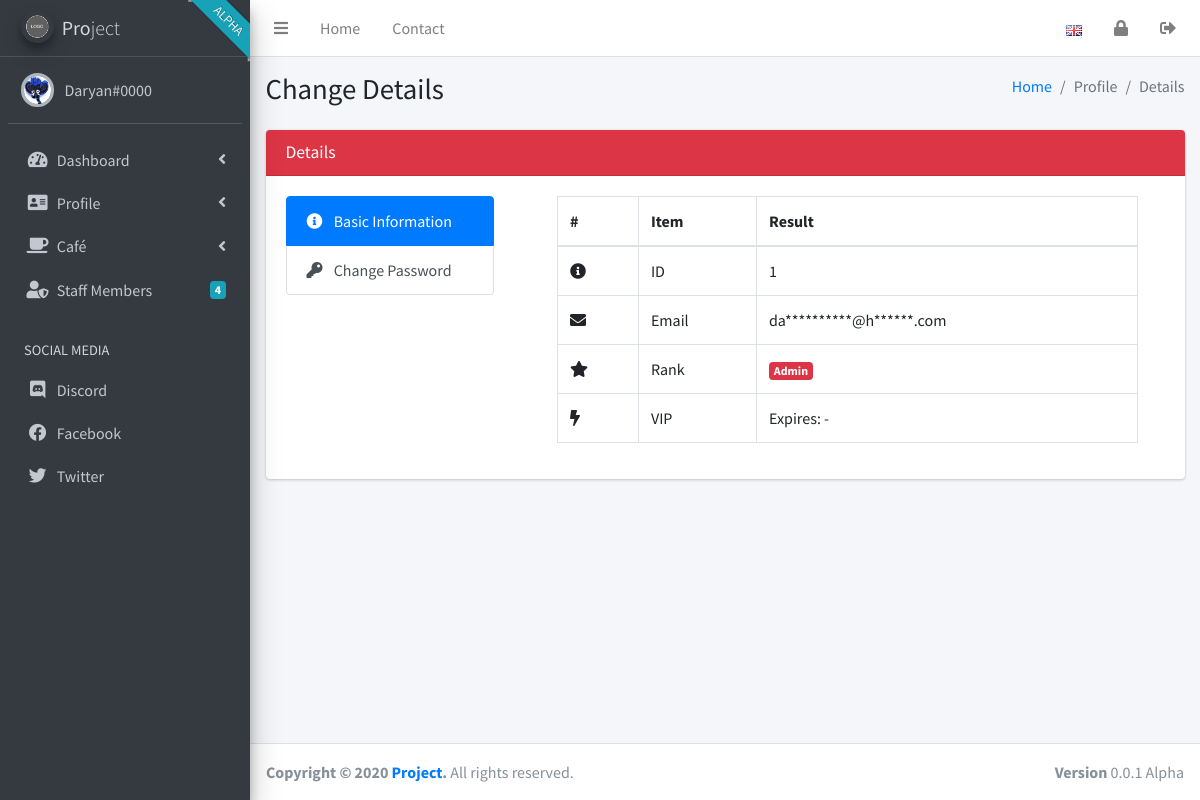
Screenshot of /profile/details.php (signed in) with the database file from the repository.
### tables this page shows
CREATE TABLE `users` (
  `PlayerID` int(11) NOT NULL,
  `Username` text NOT NULL,
  `NameID` int(11) NOT NULL,
  `Password` text NOT NULL,
  `PrivLevel` int(11) NOT NULL,
  `TitleNumber` int(11) NOT NULL,
  `FirstCount` int(11) NOT NULL,
  `CheeseCount` int(11) NOT NULL,
  `ShamanCheeses` int(11) NOT NULL,
  `ShopCheeses` int(11) NOT NULL,
  `ShopFraises` int(11) NOT NULL,
  `ShamanSaves` int(11) NOT NULL,
  `HardModeSaves` int(11) NOT NULL,
  `DivineModeSaves` int(11) NOT NULL,
  `BootcampCount` int(11) NOT NULL,
  `ShamanType` int(11) NOT NULL,
  `Look` text NOT NULL,
  `MouseColor` text NOT NULL,
  `ShamanColor` text NOT NULL,
  `RegDate` int(11) NOT NULL,
  `CheeseTitleList` text NOT NULL,
  `FirstTitleList` text NOT NULL,
  `BootcampTitleList` text NOT NULL,
  `ShamanTitleList` text NOT NULL,
  `HardModeTitleList` text NOT NULL,
  `DivineModeTitleList` text NOT NULL,
  `ShopTitleList` text NOT NULL,
  `SpecialTitleList` text NOT NULL,
  `ShopItems` text NOT NULL,
  `ShamanItems` text NOT NULL,
  `ShamanEquipedItems` text NOT NULL,
  `Clothes` text NOT NULL,
  `ShopBadges` text NOT NULL,
  `TotemItemCount` int(11) NOT NULL,
  `Totem` text NOT NULL,
  `BanHours` int(11) NOT NULL,
  `Email` text NOT NULL,
  `MapCrew` tinyint(1) NOT NULL,
  `LuaDev` tinyint(1) NOT NULL,
  `FunCorp` tinyint(1) NOT NULL,
  `ShamanLevel` int(11) NOT NULL,
  `ShamanExp` int(11) NOT NULL,
  `ShamanExpNext` int(11) NOT NULL,
  `Skills` text NOT NULL,
  `LastOn` int(11) NOT NULL,
  `Gender` int(11) NOT NULL,
  `MarriageID` int(11) NOT NULL,
  `LastDivorceTimer` int(11) NOT NULL,
  `TribeCode` int(11) NOT NULL,
  `TribeRank` int(11) NOT NULL,
  `Karma` int(11) NOT NULL,
  `TribunalCorrect` int(11) NOT NULL,
  `TribunalIncorrect` int(11) NOT NULL,
  `ElectionVoted` tinyint(1) NOT NULL,
  `Gifts` text NOT NULL,
  `Messages` text NOT NULL,
  `SurvivorStats` text NOT NULL,
  `RacingStats` text NOT NULL,
  `ShamanBadges` text NOT NULL,
  `EquipedShamanBadge` int(11) NOT NULL,
  `Consumables` text NOT NULL,
  `EquipedConsumables` text NOT NULL,
  `Letters` text NOT NULL,
  `Pet` int(11) NOT NULL,
  `PetEnd` int(11) NOT NULL,
  `IceCoins` int(11) NOT NULL,
  `IceTokens` int(11) NOT NULL,
  `VipTime` int(11) NOT NULL,
  `Time` int(11) NOT NULL,
  `GodFather` text NOT NULL,
  `RoundsCount` int(11) NOT NULL,
  `MuteTime` int(11) NOT NULL,
  `MuteReason` text NOT NULL,
  `PermaBanned` tinyint(1) NOT NULL,
  `BanTime` int(11) NOT NULL,
  `BanReason` text NOT NULL,
  `NameColor` text NOT NULL,
  `forum` int(1) NOT NULL DEFAULT '0'
);

### langs/lang_driver.php (called while the page is built, shortened)
<?php
function item($section, $name)
{
    return json_decode(file_get_contents(__DIR__ . '/' . SYS_LANG . '.json'), true)[$section][$name];
}
?>

### includes/staffCount.inc.php (called while the page is built, shortened)
<?php
function staffCount($con)
{
    $sql = "SELECT COUNT(Username) FROM users WHERE PrivLevel >= 3 OR MapCrew = 1;";
    $result = mysqli_query($con, $sql);
    $rows = mysqli_fetch_row($result);
    return $rows[0];
}

### profile/details.php (the view, shortened to what this page needs)
<?php
require_once '../langs/lang_driver.php';
require_once '../header.php';
require '../sidebar.php';
?>
<?php
echo '<div class="content-wrapper">
        <section class="content-header">
            <div class="container-fluid">
                <div class="row mb-2">
                    <div class="col-sm-6">
                        <h1>' . item("main", "detailsChange") . '</h1>
                    </div>
                    <div class="col-sm-6">
                        <ol class="breadcrumb float-sm-right">
                            <li class="breadcrumb-item"><a href="/index.php">' . item("main", "home") . '</a></li>
                            <li class="breadcrumb-item active">' . item("main", "profile") . '</li>
                            <li class="breadcrumb-item active">' . item("main", "details") . '</li>
                        </ol>
                    </div>
                </div>
        </section>
        <section class="content">
        <div class="container-fluid">
              <div class="card card-danger">
              <div class="card-header">
                <h3 class="card-title">'.item("main", "details").'</h3>
              </div>
              <div class="card-body">
                <div class="row">
                  <div class="col-md-3 mr-lg-5 mb-3">
                    <div class="list-group" id="list-tab" role="tablist">
                      <a class="list-group-item list-group-item-action active" id="list-basic-list" data-toggle="list" href="#list-basic" role="tab" aria-controls="basic"><i class="fas fa-info-circle mr-2"></i> '.item("main", "basic").' '.item("main", "information").'</a>
                      <a class="list-group-item list-group-item-action" id="list-password-list" data-toggle="list" href="#list-password" role="tab" aria-controls="password"><i class="fas fa-key mr-2"></i> '.item("main", "passwordChange").'</a>
                    </div>
                  </div>
                  <div class="col-md-8">
                    <div class="tab-content" id="nav-tabContent text-gray-dark">
                      <div class="tab-pane fade show active" id="list-basic" role="tabpanel" aria-labelledby="list-basic-list">
                        <table class="table table-bordered table-responsive-md">
                          <thead>
                            <tr>
                              <th>#</th>
                              <th>'.item("main", "item").'</th>
                              <th>'.item("main", "result").'</th>
                            </tr>
                          </thead>
                          <tbody>
                            <tr>
                              <td><i class="fa fa-info-circle"></i></td>
                              <td>' .item("main", "id").'</td>
                              <td>
                                '.$id.'
                              </td>
                            </tr>
                            <tr>
                              <td><i class="fa fa-envelope"></i></td>
                              <td>' .item("main", "email").'</td>
                              <td>
                                '.hide_email($email).'
                              </td>
                            </tr>
                            <tr>
                              <td><i class="fas fa-star"></i></td>
                              <td>'.item("main", "rank").'</td>
                              <td>
                                '.$privIcon.'
                              </td>
                            </tr>
                            <tr>
                              <td><i class="fas fa-bolt"></i></td>
                              <td>'.item("main", "vip").'</td>
                              <td>
                                '.item("main", "expires").': ' . $vip . '
                              </td>
                            </tr>
                          </tbody>
                        </table>
                      </div>
                        <h5>'.item("main", "passwordChange").'</h5>
                                <input type="password" name="currentPassword" class="form-control" id="oldPass" placeholder="'.item("main","current").' '.item("main", "password").'" required>
                                <input type="password" name="newPassword" class="form-control" id="newPass" placeholder="'.item("main","new").' '.item("main", "password").'" required>
                                <input type="password" name="repeatPassword" class="form-control" id="repPass" placeholder="'.item("main","repeat").' '.item("main", "password").'" required>
                                            '.item("main", "notConnectedGame").' (<a href="" data-toggle="modal" data-target="#disconnect_modal">'.item("main", "learnMore").'</a>)
                                    <button type="submit" class="btn btn-primary btn-block" name="login-submit">'.item("main", "change").'</button>
                    </div>
                  </div>
                </div>
              </div>
            </div>
        </div>
        </section>
    </div>
      <div class="modal fade" id="disconnect_modal">
              <h4 class="modal-title">'.item("main", "disconnectGame").'</h4>
              <p>'.item("main", "disconnectInfo").'</p>
              <button type="button" class="btn btn-primary" data-dismiss="modal">'.item("main", "close").'</button>
      </div>';
?>
<?php
require '../footer.php';
?>

### sidebar.php (shortened to what this page needs)
<?php
require_once 'langs/langselected.php';
require_once 'includes/userinfo.inc.php';
require_once 'includes/staffCount.inc.php';
echo '
<body class="hold-transition sidebar-mini">
<div class="wrapper">
  <nav class="main-header navbar navbar-expand navbar-white navbar-light">
    <ul class="navbar-nav">
      <li class="nav-item">
        <a class="nav-link" data-widget="pushmenu" href="#" role="button"><i class="fas fa-bars"></i></a>
      </li>
      <li class="nav-item d-none d-sm-inline-block">
        <a href="/" class="nav-link">' . item("main", "home") . '</a>
      </li>
      <li class="nav-item d-none d-sm-inline-block">
        <a href="#" class="nav-link">' . item("main", "contact") . '</a>
      </li>
    </ul>
    <ul class="navbar-nav ml-auto">
      <li class="nav-item dropdown">
        <a class="nav-link" data-toggle="dropdown" href="#">
          <img src="/images/flags/' . $_SESSION['SYS_LANG'] . '.png">
        </a>
        <div class="dropdown-menu dropdown-menu-right p-0">
          <a href="?lang=en" class="dropdown-item ';
echo $english;
echo '"><img src="/images/flags/en.png"> English</a>
          <a href="?lang=es" class="dropdown-item ';
echo $spanish;
echo '"><img src="/images/flags/es.png"> Español</a>
          <div class="dropdown-divider"></div>
          <a href="#" class="dropdown-item">
            ' . item("main", "translateFooter") . '</a>
        </div>
      </li>
      <li class="nav-item">
        <a class="nav-link" href="?lock=1" role="button">
          <i class="fas fa-lock"></i>
        </a>
      </li>
      <li class="nav-item">
        <a class="nav-link" href="/logout.php" role="button">
          <i class="fas fa-sign-out-alt"></i>
        </a>
      </li>
  </nav>
  <aside class="main-sidebar sidebar-dark-primary elevation-4 overflow-hidden">
  <div class="ribbon-wrapper"><div class="ribbon bg-info">Alpha</div></div>
    <a href="/" class="brand-link">
    <img src="/images/logo.png" alt="' . item("site", "siteName") . '" class="brand-image img-circle elevation-3">
      <span class="brand-text font-weight-light">' . item("site", "siteNameHTML") . '</span>
    </a>
    <div class="sidebar">
      <div class="user-panel mt-3 pb-3 mb-3 d-flex">
        <div class="image">';
echo '<img src="' . $image . '" class="profile-user-img img-circle p-0 profile-picture">
        </div>
        <div class="info">
          <a href="/profile/stats.php" class="d-block">' . $username . '#' . $tag . '</a>
        </div>
      </div>
      <nav class="mt-2">
        <ul class="nav nav-pills nav-sidebar flex-column" data-widget="treeview" role="menu" data-accordion="false">
          <li class="nav-item has-treeview dashboard">
            <a href="#" class="nav-link">
              <i class="nav-icon fas fa-tachometer-alt"></i>
              <p>
                ' . item("main", "dashboard") . '
                <i class="right fas fa-angle-left"></i>
              </p>
            </a>
                  <p>' . item("main", "home") . '</p>
          </li>
          <li class="nav-item has-treeview">
            <a href="#" class="nav-link">
              <i class="nav-icon fas fa-address-card"></i>
              <p>
                ' . item("main", "profile") . '
                <i class="right fas fa-angle-left"></i>
              </p>
            </a>
                  <p>' . item("main", "stats") . '</p>
                  <p>' . item("main", "detailsChange") . '</p>
                  <p>' . item("main", "avatarChange") . '</p>
          </li>
          <li class="nav-item has-treeview">
            <a href="#" class="nav-link">
              <i class="nav-icon fas fa-coffee"></i>
              <p>
                ' . item("main", "cafe") . '
                <i class="right fas fa-angle-left"></i>
              </p>
            </a>
                  <p>' . item("main", "createPost") . '</p>
                  <p>' . item("main", "cafe") . ' ' . item("main", "topics") . '</p>
          </li>
          <li class="nav-item">
            <a href="/staff.php" class="nav-link">
              <i class="nav-icon fa fa-user-shield"></i>
              <p>
                ' . item("main", "staffMembers") . '
                <span class="badge badge-info right">' . staffCount($con) . '</span>
              </p>
            </a>
            </li>
          <li class="nav-header">' . item("main", "socialMedia") . '</li>
          <li class="nav-item">
            <a href="' . item("links", "discord") . '" class="nav-link" target="_blank">
              <i class="nav-icon fab fa-discord"></i>
              <p>
                Discord
              </p>
            </a>
            </li>
            <li class="nav-item">
            <a href="' . item("links", "facebook") . '" class="nav-link" target="_blank">
              <i class="nav-icon fab fa-facebook"></i>
              <p>
                Facebook
              </p>
            </a>
            </li>
            <li class="nav-item">
            <a href="' . item("links", "twitter") . '" class="nav-link" target="_blank">
              <i class="nav-icon fab fa-twitter"></i>
              <p>
                Twitter
              </p>
            </a>
          </li>
      </nav>
    </div>
  </aside>
';

### rows the page displays
users: Username "Daryan", NameID "0000", Email "da**********@h******.com", VipTime "-"

### other values shown
item("main", "home") "Home"
item("main", "contact") "Contact"
item("site", "siteNameHTML") "Pro ject"
item("main", "dashboard") "Dashboard"
item("main", "profile") "Profile"
item("main", "cafe") "Café"
item("main", "staffMembers") "Staff Members"
staffCount($con) "4"
item("main", "socialMedia") "SOCIAL MEDIA"
item("main", "detailsChange") "Change Details"
item("main", "details") "Details"
item("main", "basic") "Basic"
item("main", "information") "Information"
item("main", "passwordChange") "Change Password"
item("main", "item") "Item"
